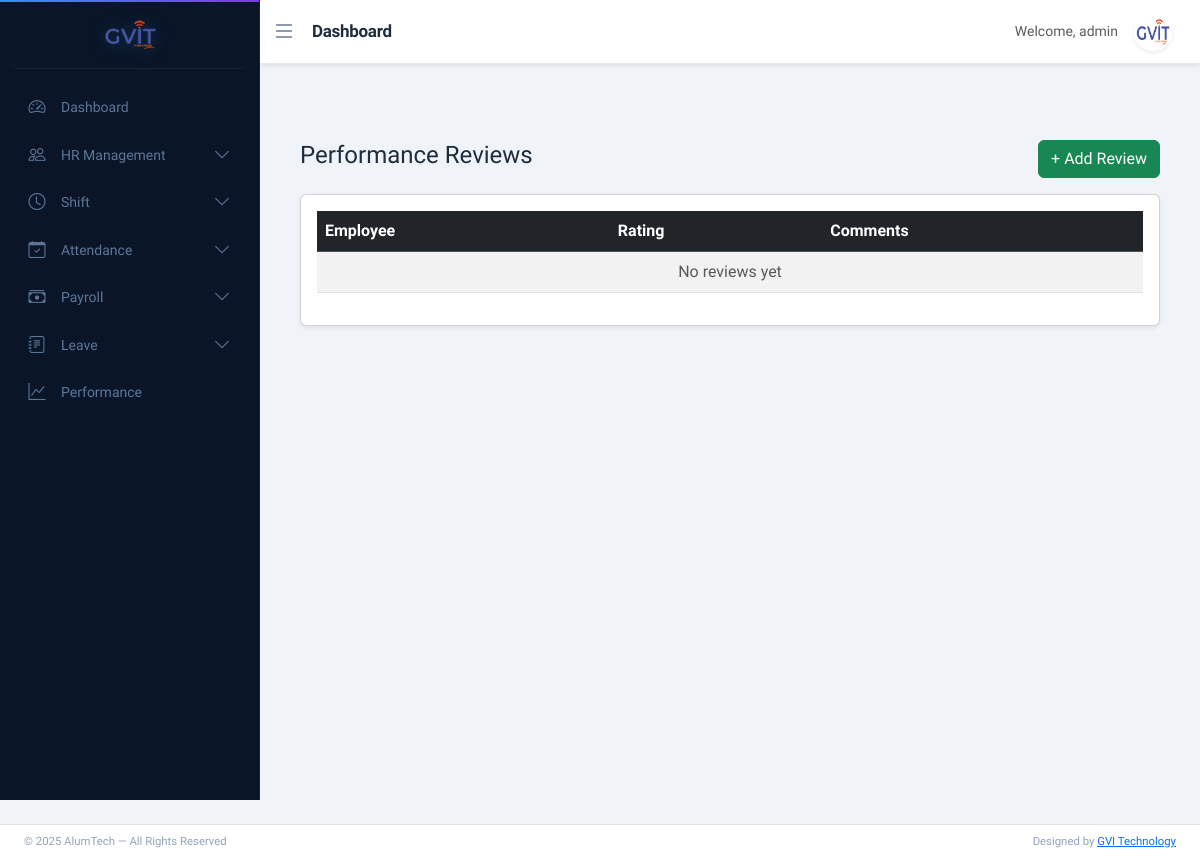
/performance/reviews/ (signed in), run on an earlier commit of the app's database.
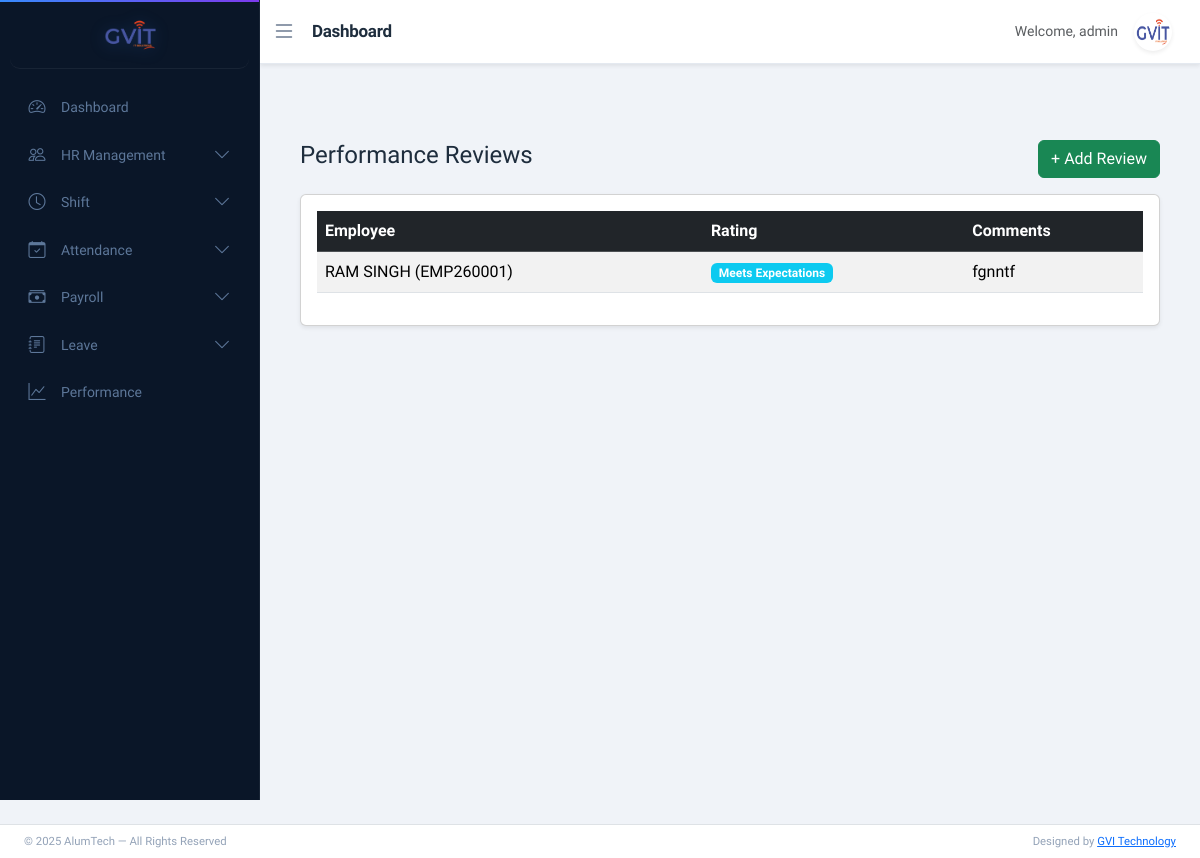
And on a later commit of the database.
### performance/models.py (models this page shows, shortened)
class PerformanceReview(models.Model):
    employee = models.ForeignKey(Employee, on_delete=models.CASCADE)
    reviewer = models.ForeignKey(Employee, related_name='reviewer', on_delete=models.SET_NULL, null=True)
    RATING_CHOICES = [
        (5, 'Outstanding'),
        (4, 'Exceeds Expectations'),
        (3, 'Meets Expectations'),
        (2, 'Needs Improvement'),
        (1, 'Poor'),
    ]
    rating = models.IntegerField(choices=RATING_CHOICES)
    comments = models.TextField()
    review_date = models.DateField(auto_now_add=True)

### app/models.py (models this page shows)
class Employee(models.Model):
    BLOOD_GROUP_CHOICES = [
        ('A+', 'A+'), ('A-', 'A-'),
        ('B+', 'B+'), ('B-', 'B-'),
        ('O+', 'O+'), ('O-', 'O-'),
        ('AB+', 'AB+'), ('AB-', 'AB-'),
    ]
    BACHELOR_CHOICES = [
        ('BCom', 'B.Com'),
        ('BSc', 'B.Sc'),
        ('BA', 'B.A'),
        ('BTech', 'B.Tech'),
    ]
    MASTER_CHOICES = [
        ('MCom', 'M.Com'),
        ('MSc', 'M.Sc'),
        ('MA', 'M.A'),
        ('MTech', 'M.Tech'),
    ]
    first_name = models.CharField(max_length=50)
    middle_name = models.CharField(max_length=50, blank=True)
    last_name = models.CharField(max_length=50)
    gender = models.CharField(max_length=10,choices=[('Male','Male'),('Female','Female'),('Other','Other')])
    blood_group = models.CharField(max_length=10, choices=BLOOD_GROUP_CHOICES, blank=True, null=True)
    date_of_birth = models.DateField(null=True, blank=True)
    father_name = models.CharField(max_length=100, blank=True)
    mother_name = models.CharField(max_length=100, blank=True)
    user = models.OneToOneField(User, on_delete=models.CASCADE, null=True, blank=True, related_name='employee_profile')
    email = models.EmailField(unique=True)
    contact_no = models.CharField(max_length=15)
    emergency_contact = models.CharField(max_length=15)
    address = models.TextField(blank=True, null=True)
    permanent_address = models.TextField(blank=True, null=True)
    bachelor_degree = models.CharField(max_length=10, choices=BACHELOR_CHOICES, blank=True, null=True)
    master_degree = models.CharField(max_length=10, choices=MASTER_CHOICES, blank=True, null=True)
    employee_id = models.CharField(max_length=20, unique=True)
    role = models.CharField(
    max_length=20,
    choices=[
        ('HR','HR'),
        ('ACCOUNTS','Accounts'),
        ('EMPLOYEE','Employee')
    ],
    default='EMPLOYEE'
)
    department = models.ForeignKey(Department, on_delete=models.PROTECT)
    designation = models.ForeignKey(Designation, on_delete=models.PROTECT)
    date_of_joining = models.DateField(blank=True, null=True)
    photo = models.ImageField(upload_to='employees/', blank=True, null=True)
    pan_no = models.CharField(max_length=10,blank=True,null=True)
    Aadhar_no = models.CharField(max_length=12,blank=True,null=True)
    Bank_name = models.CharField(max_length=50,blank=True,null=True)
    acc_no = models.CharField(max_length=15,blank=True,null=True)
    ifsc_no = models.CharField(max_length=15,blank=True,null=True)
    branch_name = models.CharField(max_length=50,blank=True,null=True)
    is_active = models.BooleanField(default=True)
    created_at = models.DateTimeField(auto_now_add=True)
    lwp_balance = models.IntegerField(default=0)
    generated_at = models.DateField(blank=True, null=True)
    created_by = models.ForeignKey(User, on_delete=models.SET_NULL, null=True, blank=True, related_name='created_employees')
    def full_name(self):
        return f"{self.first_name} {self.middle_name} {self.last_name}".strip()
    def __str__(self):
        return f"{self.full_name()} ({self.employee_id})"

### performance/views.py (the view)
# urls.py: path('reviews/', views.review_list, name='review_list'),
@user_passes_test(is_hr_or_admin)
def review_list(request):
    reviews = PerformanceReview.objects.all()
    base_template = get_base_template(request.user)
    return render(request, 'performance/review_list.html', {'reviews': reviews,'base_template': base_template})

### performance/views.py (called while the page is built)
def is_hr_or_admin(user):
    if not user.is_authenticated:
        return False
    if user.is_superuser:
        return True
    return Employee.objects.filter(user=user, role='HR').exists()

def get_base_template(user):
    if user.is_superuser:
        return 'base_dashboard.html'   # your admin base
    else:
        return 'base_hr_dashboard.html'

### performance/templates/performance/review_list.html
{% extends base_template %}
{% block content %}
<div class="container mt-4">
    <div class="d-flex justify-content-between align-items-center mb-3">
        <h4>Performance Reviews</h4>
        <a href="{% url 'add_review' %}" class="btn btn-success">
            + Add Review
        </a>
    </div>
    <div class="card shadow-sm">
        <div class="card-body">
            <table class="table table-striped">
                <thead class="table-dark">
                    <tr>
                        <th>Employee</th>
                        <th>Rating</th>
                        <th>Comments</th>
                    </tr>
                </thead>
                <tbody>
                    {% for review in reviews %}
                    <tr>
                        <td>{{ review.employee }}</td>
                        <td>
                            <span class="badge bg-info">
                                {{ review.get_rating_display }}
                            </span>
                        </td>
                        <td>{{ review.comments }}</td>
                    </tr>
                    {% empty %}
                    <tr>
                        <td colspan="3" class="text-center text-muted">
                            No reviews yet
                        </td>
                    </tr>
                    {% endfor %}
                </tbody>
            </table>
        </div>
    </div>
</div>
{% endblock %}

What changed in the data, as far as the page shows it:
added PerformanceReview: employee "RAM SINGH (EMP260001)", rating "Meets Expectations", comments "fgnntf"
Also different on the page:
text no longer shown: "No reviews yet"
